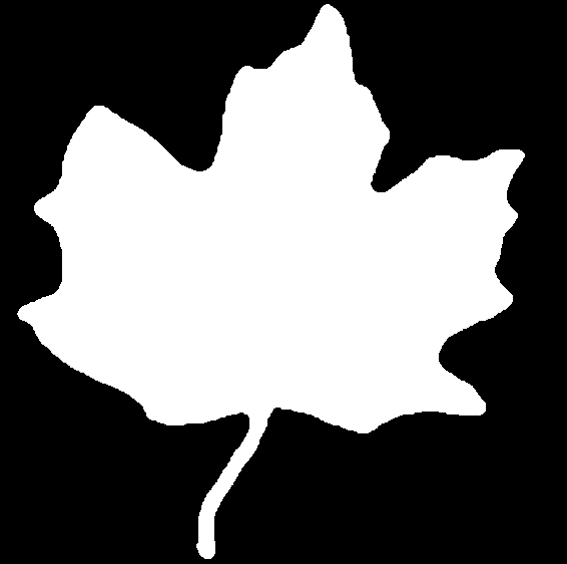
#> input picture leaf.png, 567 x 564 px
$ python MPP.py   (older library calls are emulated)
#> lines starting #> are read from the running program, lines starting #| are printed output that depends on the picture; after the words box and inside, x2 and y2 are one past the last pixel; in counts of white or black regions, pixels touching at a corner belong together
### Point.py
from numpy.linalg import det
class Point:
    # 0 for black, 1 for white
    def __init__(self, point, type=1):
        self.x = point[0]
        self.y = point[1]
        self.type = type

    def calc_type(self, point_before, point_after):
        mat = [[point_before[0], point_before[1], 1],[self.x, self.y, 1],[point_after[0], point_after[1], 1]]
        det_val = det(mat)
        if (det_val > 0):
            self.type = 1
        elif (det_val < 0):
            self.type = 0
        return det_val

### MPPVertices.py
from numpy.linalg import det
from Point import Point
class MPPVertices:
    def __init__(self):
        pass
    #change from point to xy coordinates
    def get_points(self,BW_points):
        BW_vertices=[]
        for i in range(1,BW_points.shape[0]):
            #P=Point()
            PK=BW_points[i]
            arr=[PK.x,PK.y,PK.type]
            BW_vertices.append(arr)
        return BW_vertices


    def get_sign(self,vl,BW,vk):
        mat=[vl,BW,vk]
        sign=det(mat)
        return sign

    def Is_vertix(self,BW_point):
        BW_points=self.get_points(BW_point)
        #print(BW_points)
        V0=BW_points[0]
        VL=V0
        Bc=V0
        Wc=V0
        xy_cordinates=[V0[0],V0[1]]
        MPP_vertices=[xy_cordinates]

        for i in range (1,BW_points.__len__()-1):
            V1=BW_points[i]
            Vk=V1
            sign=self.get_sign(VL,Wc,Vk)
            sign2=self.get_sign(VL,Bc,Vk)
            if sign>0:
                VL=Wc
                Wc=VL
                Bc=VL

            elif ((sign<=0)&(sign2>=0)):
                xy_cordinates=[Vk[0],Vk[1]]
                MPP_vertices.append(xy_cordinates)
                if Vk[2]==1: #1 is white
                    Wc=Vk
                elif Vk[2]==0: #0 is black
                    Bc=Vk
            elif(sign2<0):
                VL=Bc
                Wc=VL
                Bc=VL
        return MPP_vertices

### MPP.py
import numpy as np
import cv2
from Point import Point
from MPPVertices import MPPVertices
import  matplotlib.pyplot as plt
class MPP:
    def __init__(self):
        pass

    def get_boundary_points(self, path):
        im = cv2.imread(path, cv2.IMREAD_GRAYSCALE)
        ret, thresh = cv2.threshold(im, 127, 255, 0)
        im2, contours, hierarchy = cv2.findContours(thresh, cv2.RETR_EXTERNAL, cv2.CHAIN_APPROX_NONE)
        #print(contours)
        boundary = np.reshape(contours[0], [contours[0].shape[0], contours[0].shape[2]])
        # cv2.drawContours(im, contours, -1, (0, 255, 0), 3)
        # cv2.imshow("window", im)
        # cv2.waitKey()
        return boundary

    def get_BW_points(self, path, w, h):
        boundary = self.get_boundary_points(path)
        bw_points = [Point(boundary[0])]
        for i in range(1, boundary.shape[0]-1, w):
            p = Point(boundary[i])
            type = p.calc_type(boundary[i-1], boundary[i+1])
            if type != 0:
                bw_points.append(p)
        return np.array(bw_points)

    def DrawMPP(self,path,mppPoints):
        img = cv2.imread(path, cv2.IMREAD_GRAYSCALE)
        contour=np.array(mppPoints)
        mask = np.zeros(img.shape)
        v=len(contour)
        contour = np.array(contour)
        contour = np.expand_dims(contour, 1)
        pts = contour.reshape((-1, 1, 2))
        cv2.polylines(mask, [pts], True, (255, 255, 255))
        # [4 lines of commented-out code are left out]
        return mask, v


def mpp(path, block_size):
    mpp = MPP()
    mppVert = MPPVertices()
    # returns an array of points, make sure it's clockwise or anticlock wise as you need
    BW_points = mpp.get_BW_points(path, block_size, block_size)
    mppPoints = mppVert.Is_vertix(BW_points)
    mask, v = mpp.DrawMPP(path, mppPoints)
    return np.array(mask), np.array(v)


img_2, v_2 = mpp('leaf.png', 2)
#> in get_boundary_points, im is the input picture: shape (564, 567); min 0, max 255, mean 105.6
#> in get_boundary_points, `ret, thresh = cv2.threshold(im, 127, 255, 0)`:
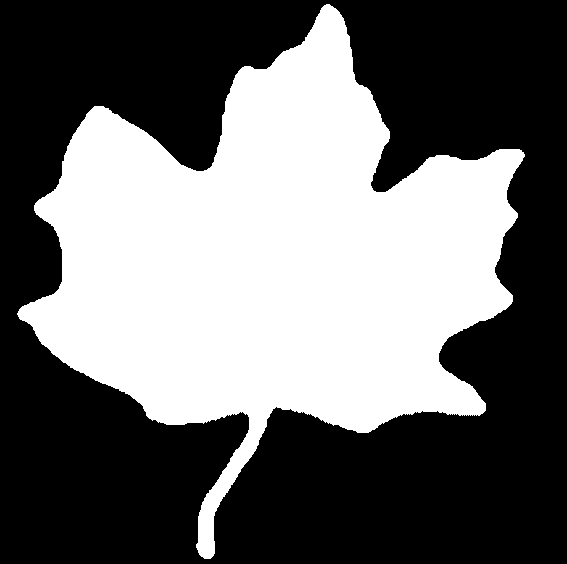
#> thresh: shape (564, 567); 41.5% white; 1 white region
#> in get_boundary_points, `im2, contours, hierarchy = cv2.findContours(thresh, cv2.RETR_EXTERNAL,..`: contours = 1 contour; box (x1, y1, x2, y2) and area: (17, 4, 525, 559) 131564
#> in get_boundary_points, `boundary = np.reshape(contours[0], [contours[0].shape[0], contours[0]...`: boundary = 1987 pairs, first value 17 to 524, second value 4 to 558
#> in __init__, `self.x = point[0]`: self.x = 326
#> in __init__, `self.y = point[1]`: self.y = 4
#> the loop in get_BW_points, `for i in range(1, boundary.shape[0]-1, w):` made 993 passes
#> (mat in calc_type, det_val in calc_type, type) on passes 1 to 3: ([[326, 4, 1], [325, 5, 1], [324, 5, 1]], 1, 1), ([[324, 5, 1], [323, 6, 1], [322, 7, 1]], 0, 0), ([[322, 7, 1], [321, 8, 1], [321, 9, 1]], -1, -1)
#> after the loop in get_BW_points, `for i in range(1, boundary.shape[0]-1, w):`: bw_points = 566 items
#> the loop in get_points, `for i in range(1,BW_points.shape[0]):` made 565 passes
#> arr on passes 1 to 3: [325, 5, 1], [321, 8, 0], [320, 10, 0]
#> after the loop in get_points, `for i in range(1,BW_points.shape[0]):`: BW_vertices = 565 items, first 6: [325, 5, 1], [321, 8, 0], [320, 10, 0], [320, 12, 1], [318, 14, 0], [315, 20, 0]
#> in Is_vertix, `BW_points=self.get_points(BW_point)`: BW_points has the same summary as BW_vertices in get_points
#> in Is_vertix, `V0=BW_points[0]`: V0 = [325, 5, 1]
#> in Is_vertix, `xy_cordinates=[V0[0],V0[1]]`: xy_cordinates = [325, 5]
#> in Is_vertix, `MPP_vertices=[xy_cordinates]`: MPP_vertices = [[325, 5]]
#> the loop in Is_vertix, `for i in range (1,BW_points.__len__()-1):` made 563 passes
#> (sign2, Bc) on passes 11, 16, 18: (9500, [312, 28, 1]), (6066, [304, 41, 1]), (0, [295, 47, 1])
#> sign2 on passes 1 to 6: 0, 650, 2290, 1300, 1950, 5555
#> in DrawMPP, `cv2.polylines(mask, [pts], True, (255, 255, 255))`:
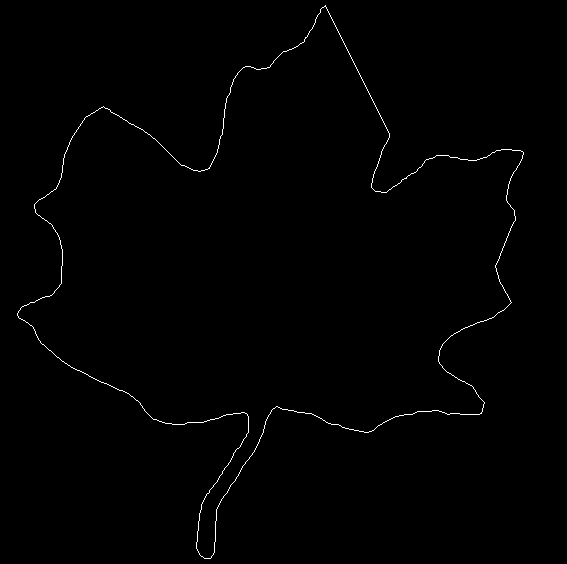
#> mask: shape (564, 567) float64; 0.61% white in thin lines or dots, all inside (x1, y1, x2, y2) = (17, 5, 524, 559)
img_5, v_5 = mpp('leaf.png', 5)
#> call 2 of DrawMPP, with path = 'leaf.png'
#> in DrawMPP (call 2), `cv2.polylines(mask, [pts], True, (255, 255, 255))`:
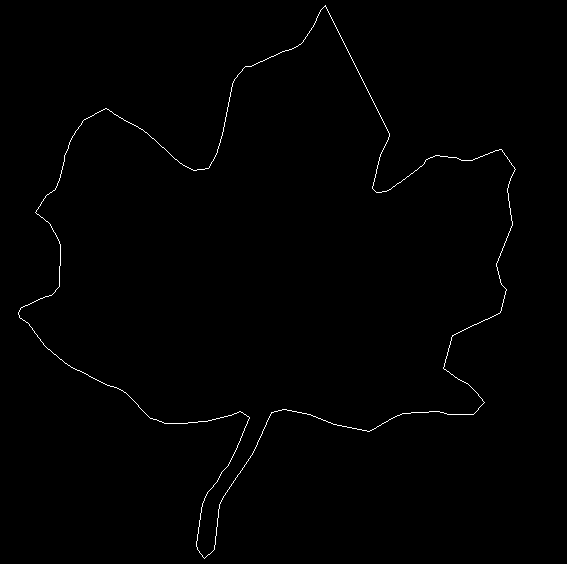
#> mask: shape (564, 567) float64; 0.59% white in thin lines or dots, all inside (x1, y1, x2, y2) = (18, 5, 516, 559)
img_10, v_10 = mpp('leaf.png', 10)
#> call 3 of DrawMPP, with path = 'leaf.png'
#> in DrawMPP (call 3), `cv2.polylines(mask, [pts], True, (255, 255, 255))`:
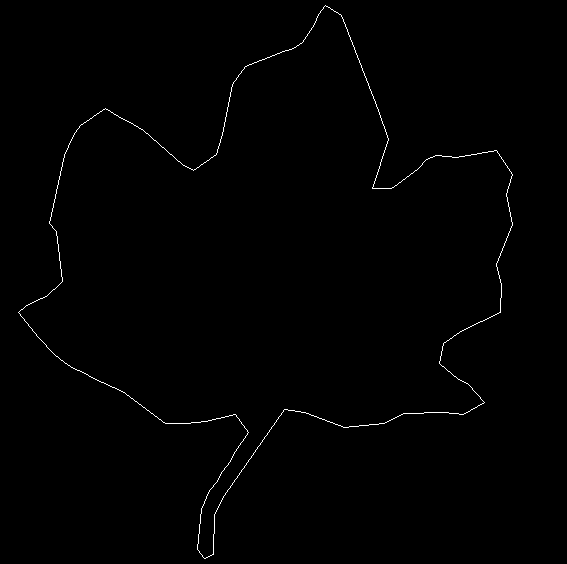
#> mask: shape (564, 567) float64; 0.58% white in thin lines or dots, all inside (x1, y1, x2, y2) = (18, 5, 513, 559)
img_20, v_20 = mpp('leaf.png', 20)
#> call 4 of DrawMPP, with path = 'leaf.png'
#> in DrawMPP (call 4), `cv2.polylines(mask, [pts], True, (255, 255, 255))`:
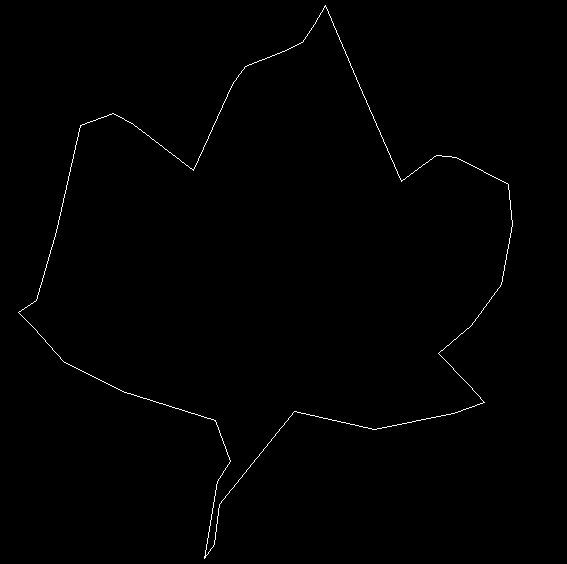
#> mask: shape (564, 567) float64; 0.53% white in thin lines or dots, all inside (x1, y1, x2, y2) = (18, 5, 513, 559)
img_32, v_32 = mpp('leaf.png', 32)
#> in DrawMPP (call 5), `cv2.polylines(mask, [pts], True, (255, 255, 255))`:
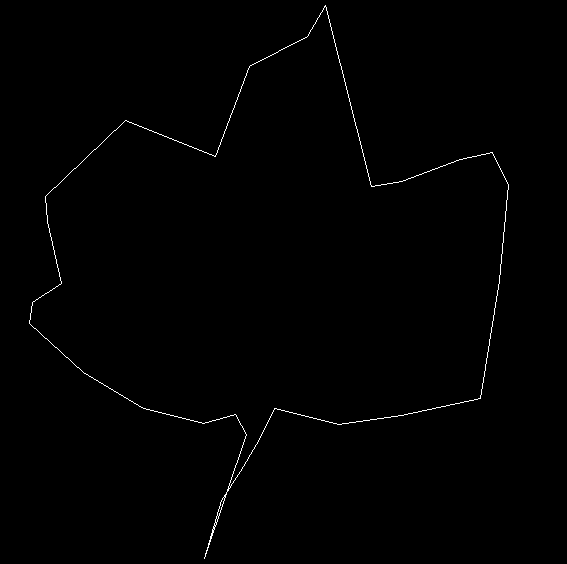
#> mask: shape (564, 567) float64; 0.54% white in thin lines or dots, all inside (x1, y1, x2, y2) = (29, 5, 509, 559)
img_64, v_64= mpp('leaf.png', 64)
#> in DrawMPP (call 6), `cv2.polylines(mask, [pts], True, (255, 255, 255))`:
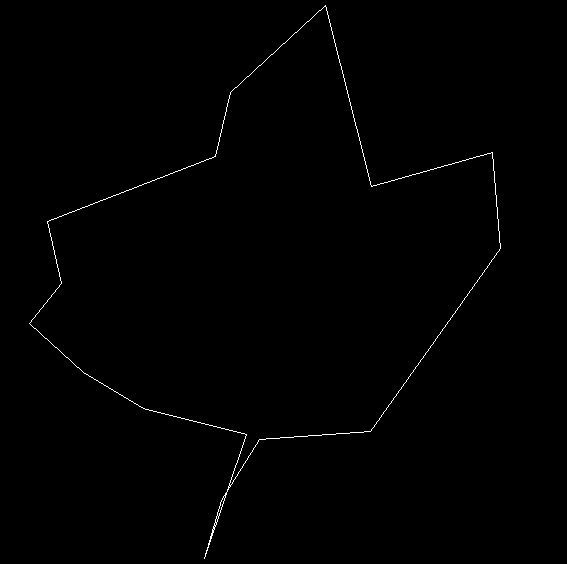
#> mask: shape (564, 567) float64; 0.49% white in thin lines or dots, all inside (x1, y1, x2, y2) = (29, 5, 501, 559)

plt.figure(figsize=(13, 13))
plt.subplot(231), plt.imshow(img_2, cmap='gray'), plt.title(str(v_2))
plt.xticks([]), plt.yticks([])
plt.subplot(232), plt.imshow(img_5, cmap='gray'), plt.title(str(v_5))
plt.xticks([]), plt.yticks([])
plt.subplot(233), plt.imshow(img_10, cmap='gray'), plt.title(str(v_10))
plt.xticks([]), plt.yticks([])
plt.subplot(234), plt.imshow(img_20, cmap='gray'), plt.title(str(v_20))
plt.xticks([]), plt.yticks([])
plt.subplot(235), plt.imshow(img_32, cmap='gray'), plt.title(str(v_32))
plt.xticks([]), plt.yticks([])
plt.subplot(236), plt.imshow(img_64, cmap='gray'), plt.title(str(v_64))
plt.xticks([]), plt.yticks([])
plt.show()
